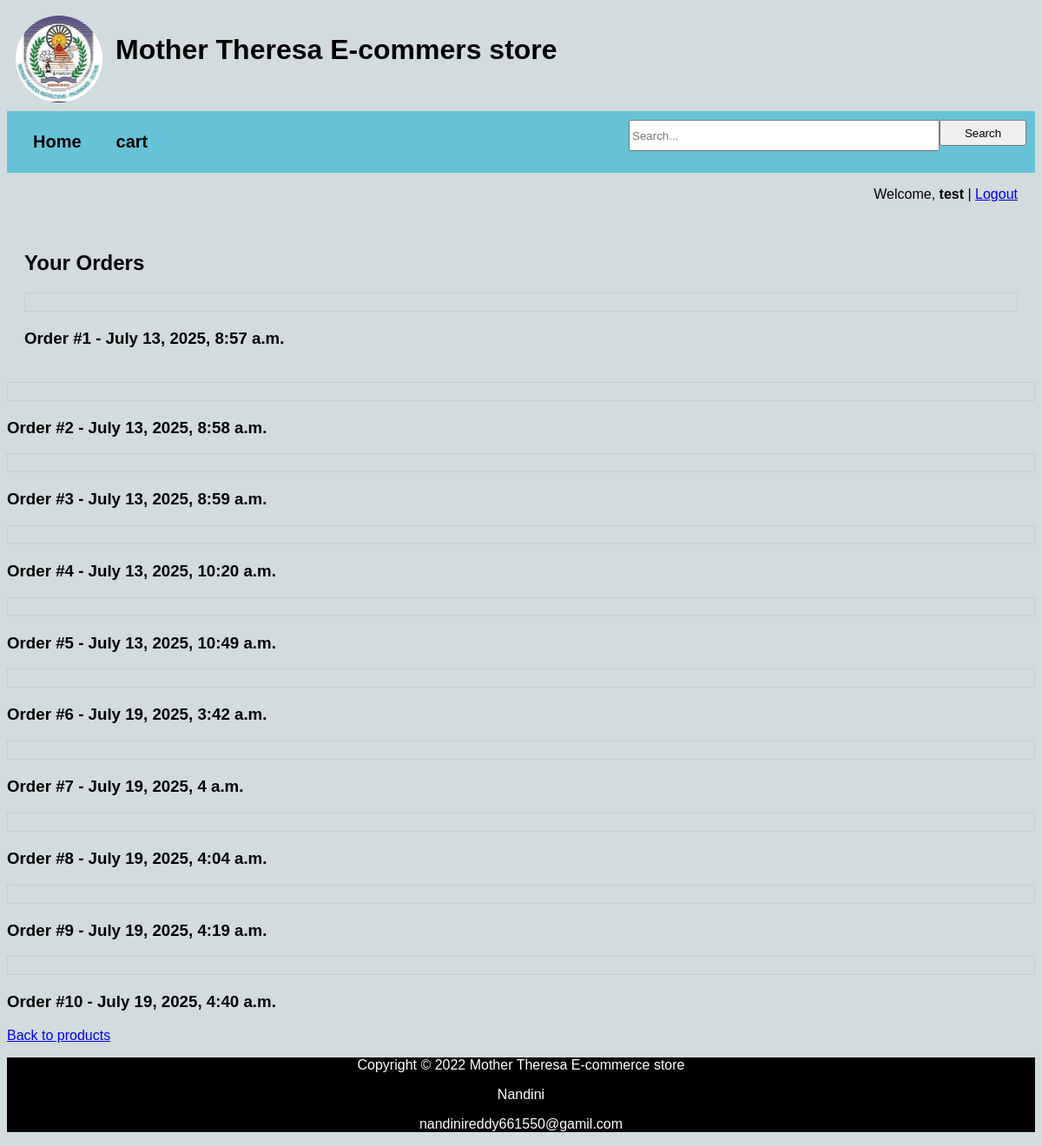
The app's page /order-history/ (signed in) with its own data.
### catalog/models.py (models this page shows)
class Order(models.Model):
    user = models.ForeignKey(User, on_delete=models.CASCADE)
    products = models.ManyToManyField(Product)
    created_at = models.DateTimeField(auto_now_add=True)

### catalog/views.py (the view)
# urls.py: path('order-history/', views.order_history, name='order_history'),
@login_required
def order_history(request):
    orders = Order.objects.filter(user=request.user)
    return render(request, 'order_history.html', {'orders': orders})

### catalog/templates/order_history.html (shortened to what this page needs)
{% extends 'base.html' %}
{% block content %}
<h2>Your Orders</h2>
{% for order in orders %}
    <div style="border: 1px solid #ccc; padding: 10px; margin-bottom: 20px;"></div>
        <h3>Order #{{ order.id }} - {{ order.created_at }}</h3>
    </div>
{% endfor %}
<a href="/">Back to products</a>
{% endblock %}

### catalog/templates/base.html (shortened to what this page needs)
{% load static %}
<!DOCTYPE html>
<html>
<head>
</head>
<body>
    <div class="logo">
        <img src="{% static 'img/college.jpg' %}" align="left">
        <h1>Mother Theresa E-commers store</h1>
    </div>
    <form method="get" class="name">
    <div class="navbar">
        <div class="Search">
            <input type="text" name="q" placeholder="Search..." value="{{ request.GET.q }}"><br>
            <button type="submit">Search</button>
        </div>
        <a href="{% url 'product_list' %}">Home</a>
        <a href="{% url 'view_cart' %}">cart</a>
    </div>
    </form>
    {% if user.is_authenticated %}
        <p style="text-align: right; padding-right: 20px;">
            Welcome, <strong>{{ user.username }}</strong> |
            <a href="{% url 'logout' %}" class="btn btn-danger">Logout</a>
        </p>
    {% else %}
        <p style="text-align: right; padding-right: 20px;">
            <a href="{% url 'login' %}">Login</a> | <a href="{% url 'signup' %}">Register</a>
        </p>
    {% endif %}
    <div class="content">
        {% block content %}
        {% endblock %}
    <div class="foot">
        <footer>
            <p>Copyright &copy; 2022 Mother Theresa E-commerce store</p>
            <p>Nandini</p>
            <p>nandinireddy661550@gamil.com</p>
        </footer>
    </div>
</body>
</html>

### catalog/templates/base.html (style rules this page uses)
body { font-family: Arial, sans-serif; background-color: rgb(210, 219, 221); }
img { max-width: 150px; }
.name { font-size: 20px; font-weight: bold; color: #000; justify-content: right; }
.logo { display: flex; flex-direction: row; justify-content: left; gap: 15px; padding: 10px; }
.logo img { align-items: flex-start; width: 100px; height: 100px; border-radius: 50%; }
.Search { display: flex; flex-direction: row; float: right; }
.Search input { width: 350px; height: 30px; }
.Search button { width: 100px; height: 30px; padding: ; }
.navbar { background-color: #66c3d7; overflow: hidden; padding: 10px; }
.navbar a { float: left; color: rgb(0, 0, 0); padding: 14px 20px; text-decoration: none; }
.content { padding: 20px; }
.foot { background-color: #000000; text-align: center; }
.foot p { color: #ffffff; }

### records on screen
Order: id "1", created_at "July 13, 2025, 8:57 a.m."
Order: id "2", created_at "July 13, 2025, 8:58 a.m."
Order: id "3", created_at "July 13, 2025, 8:59 a.m."
Order: id "4", created_at "July 13, 2025, 10:20 a.m."
Order: id "5", created_at "July 13, 2025, 10:49 a.m."
Order: id "6", created_at "July 19, 2025, 3:42 a.m."
Order: id "7", created_at "July 19, 2025, 4 a.m."
Order: id "8", created_at "July 19, 2025, 4:04 a.m."
Order: id "9", created_at "July 19, 2025, 4:19 a.m."
Order: id "10", created_at "July 19, 2025, 4:40 a.m."

### other values on screen
{{ user.username }} "test"
